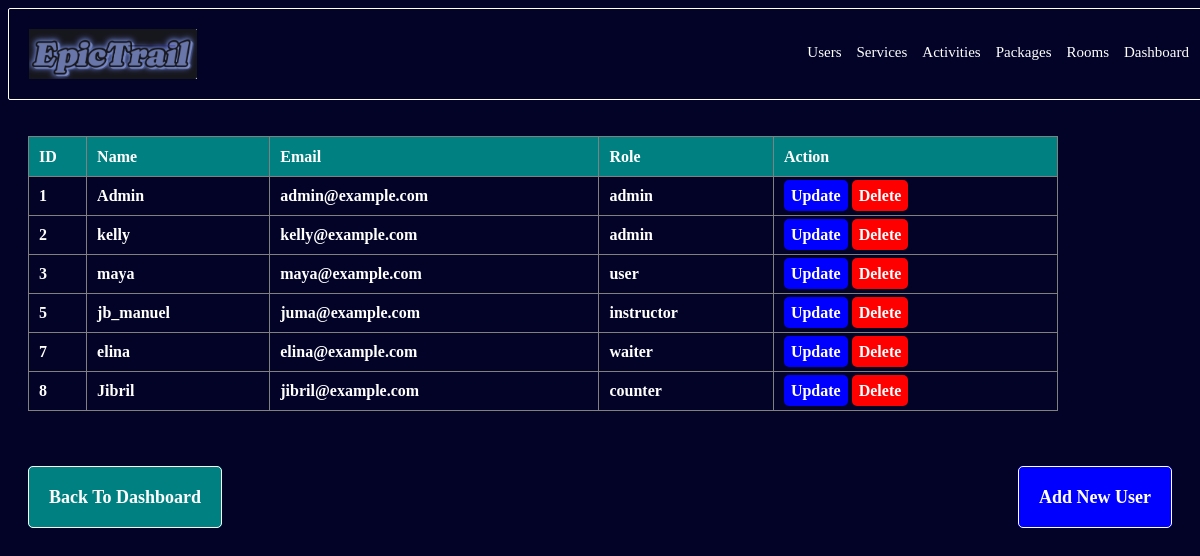
/users/, run on the app's committed database.
### myApp/models.py (models this page shows, shortened)
class Users(AbstractUser):
    id = models.AutoField(primary_key=True)
    username = models.CharField(max_length=50, unique=True)
    email = models.EmailField(max_length=100, unique=True)
    role = models.CharField(max_length=20)
    password = models.CharField(max_length=255)

### myApp/views.py (the view)
# urls.py: path('users/', views.users, name='users'),
def users(request):
    users=Users.objects.all()
    return render(request, 'users.html', {'users':users})

### myApp/templates/users.html (shortened to what this page needs)
{% load  static %}
<!DOCTYPE html>
<html lang="en">
<head>
    <link rel="stylesheet" href="{% static 'css/styles.css' %}">
</head>
<body>
    <div class="navbar">
        <div class="logo">
          <img src="{% static 'images/EpicTrail.png' %}" alt="Logo Img">
        </div>
        <div class="nav-links">
            <ul>
                <li><a href="{% url 'users' %}">Users</a></li>
                <li><a href="{% url 'services' %}">Services</a></li>
                <li><a href="{% url 'activities' %}">Activities</a></li>
                <li><a href="{% url 'packages' %}">Packages</a></li>
                <li><a href="{% url 'rooms' %}">Rooms</a></li>
                <li><a href="{% url 'admin_dashboard' %}">Dashboard</a></li>
            </ul>
        </div>
      </div><br>
    <div class="content">
        <div class="table">
            <table border="1">
                <thead>
                    <tr>
                        <th>ID</th>
                        <th>Name</th>
                        <th>Email</th>
                        <th>Role</th>
                        <th>Action</th>
                    </tr>
                </thead>
                <tbody>
                    {% for user in users %}
                    <tr>
                        <td>{{ user.id }}</td>
                        <td>{{ user.username }}</td>
                        <td>{{ user.email }}</td>
                        <td>{{ user.role }}</td>
                        <td>
                            <a href="{% url 'update_user' user.id %}" class="update">Update</a>
                            <a href="{% url 'delete_user' user.id %}" class="delete">Delete</a>
                        </td>
                    </tr>
                    {% endfor %}
                </tbody>
            </table>
        </div>
    </div><br><br>
    <div class="links">
        <div class="back"><a href="{% url 'admin_dashboard' %}" class="back">Back To Dashboard</a></div>
        <div class="adding"><a href="{% url 'add_user' %}" class="adding">Add New User</a></div>
    </div>
</body>
</html>

### myApp/static/css/styles.css (style rules this page uses)
body { background: rgb(2, 3, 39); color: #fff; background-size: cover; background-position: center; background-repeat: no-repeat; }
.table { padding-top: 100px; padding: 20px; }

### myApp/templates/users.html (style rules this page uses)
.content { gap: 10px; padding-top: 90px; }
tbody tr td a { text-decoration: none; color: #fff; background-color: #00f; padding: 7px; border-radius: 5px; }

### data on the page
Users: id "1", username "Admin", email "admin@example.com", role "admin"
Users: id "2", username "kelly", email "kelly@example.com", role "admin"
Users: id "3", username "maya", email "maya@example.com", role "user"
Users: id "5", username "jb_manuel", email "juma@example.com", role "instructor"
Users: id "7", username "elina", email "elina@example.com", role "waiter"
Users: id "8", username "Jibril", email "jibril@example.com", role "counter"
